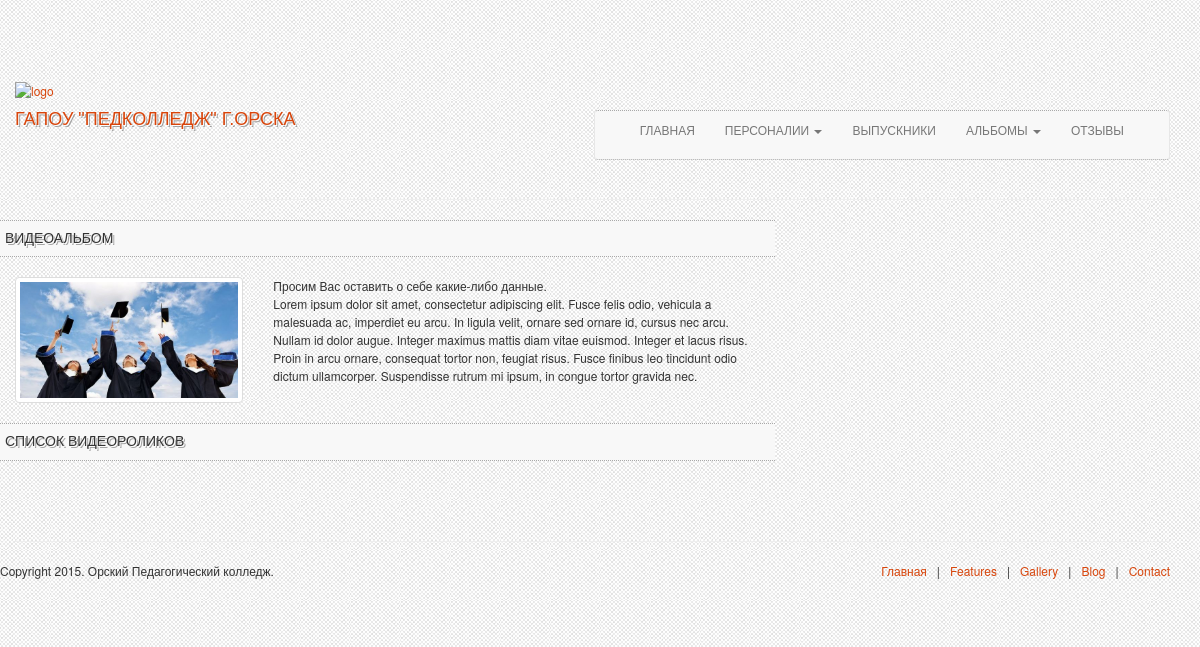
The app's page /gallery/video/, older data.
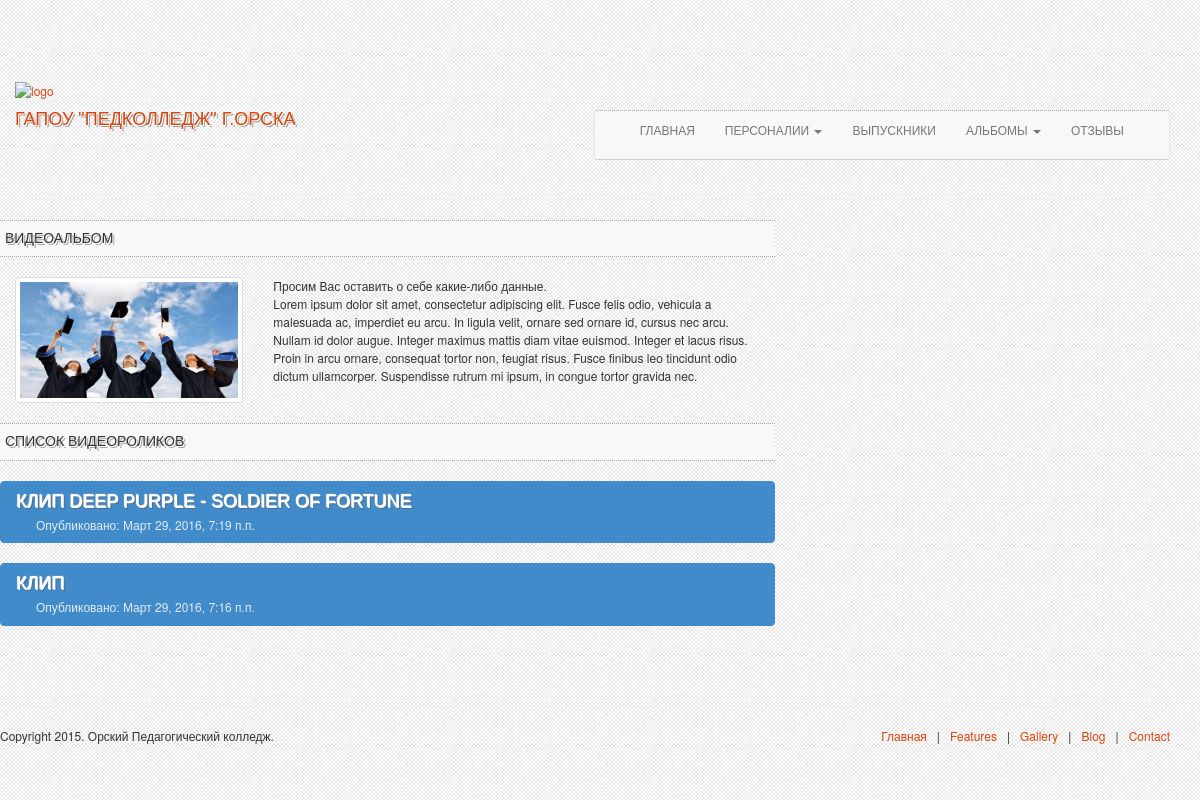
The same page, newer data.
### fvgallery/models.py (models this page shows, shortened)
class Video(models.Model):
    title = models.CharField('Название видео', max_length=100)
    video = EmbedVideoField('Ссылка на видео')
    publish_date= models.DateTimeField('uДата добавления',auto_now_add=True)
    class Meta:
        ordering = ['-publish_date']
        verbose_name = 'Видео'
        verbose_name_plural = "Видеотека"

### fvgallery/views.py (the view)
def video_all(request):
    args = {}
    args['video_list'] = Video.objects.all()                      #Video.objects.all().order_by('-publish_date')
    return render_to_response('video_gallery.html', args)

### fvgallery/templates/video_gallery.html
{% extends 'base.html' %}
{% load staticfiles %}
{% load bootstrap3 %}
{% block content %}
<div class="row">
    <div class="col-lg-8 col-md-8 col-sm-12 col-xs-12">
        <div class="col-lg-12 col-md-12 col-sm-12 col-xs-12">
            <div class="row">
                <h5 class="title-bg">Видеоальбом</h5>
                <div class="col-lg-4 col-md-4 col-sm-4 col-xs-4">
                    <img src="{% static "static/img/graduates.jpg" %}" style="width: 100%;" class="img-thumbnail"/>
                </div>
                <div class="col-lg-8 col-md-8 col-sm-8 col-xs-8">
                    Просим Вас оставить о себе какие-либо данные. <br/>
                    Lorem ipsum dolor sit amet, consectetur adipiscing elit. Fusce felis odio, vehicula a malesuada ac, imperdiet eu arcu. In ligula velit, ornare sed ornare id, cursus nec arcu. Nullam id dolor augue. Integer maximus mattis diam vitae euismod. Integer et lacus risus. Proin in arcu ornare, consequat tortor non, feugiat risus. Fusce finibus leo tincidunt odio dictum ullamcorper. Suspendisse rutrum mi ipsum, in congue tortor gravida nec.
                </div>
            </div>
        </div>
        <div class="col-lg-12 col-md-12 col-sm-12 col-xs-12">
            <div class="row">
                <h5 class="title-bg">Список видеороликов</h5>
                {% for item in video_list %}
                    <div class="list-group">
                        <a href="/gallery/video/{{ item.id }}/" class="list-group-item active">
                            <h4 class="list-group-item-heading">{{ item.title }}</h4>
                            <p class="list-group-item-text">Опубликовано: {{ item.publish_date }}</p>
                        </a>
                    </div>
                {% endfor %}
            </div>
        </div>
    </div>
</div>
{% endblock %}

Row changes from the older to the newer data that the page shows:
added Video: title "КЛИП DEEP PURPLE - SOLDIER OF FORTUNE", publish_date "Март 29, 2016, 7:19 п.п."
added Video: title "КЛИП", publish_date "Март 29, 2016, 7:16 п.п."
